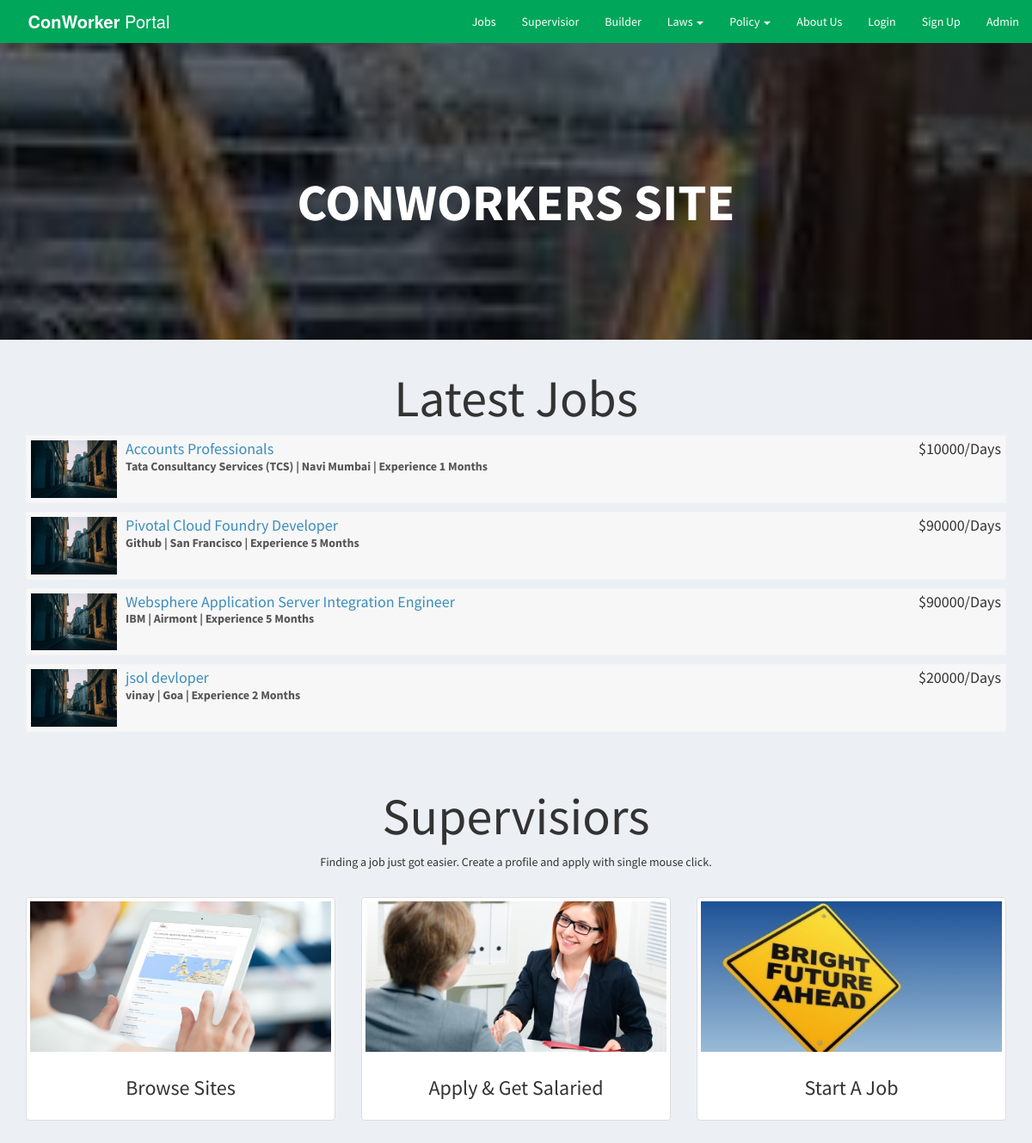
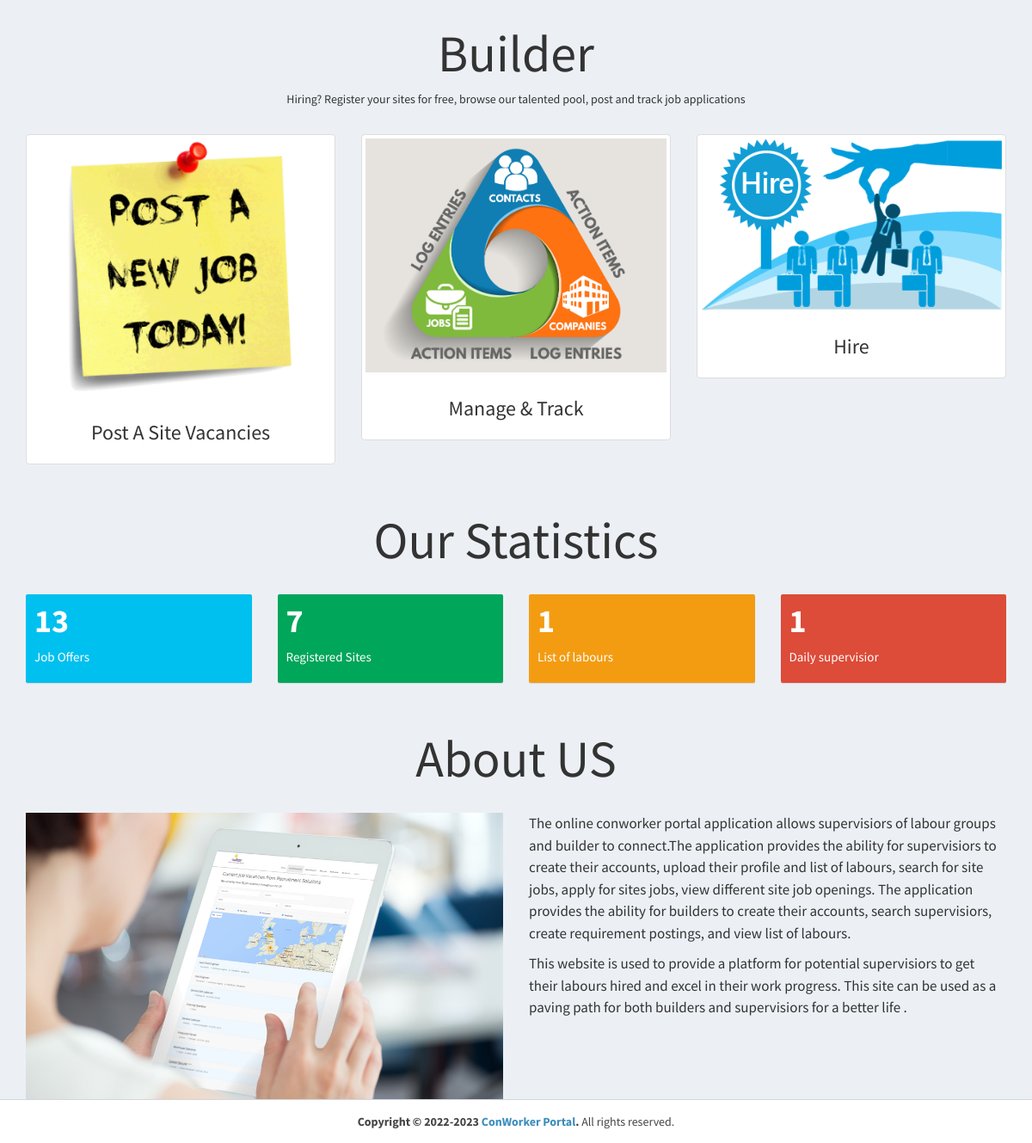
The page / on the database its author committed (2 pictures, top to bottom).
### tables this page shows
CREATE TABLE `builder` (
  `id_company` int(11) NOT NULL,
  `name` varchar(255) NOT NULL,
  `companyname` varchar(255) NOT NULL,
  `country` varchar(255) NOT NULL,
  `state` varchar(255) NOT NULL,
  `city` varchar(255) NOT NULL,
  `contactno` varchar(255) NOT NULL,
  `website` varchar(255) NOT NULL,
  `email` varchar(255) NOT NULL,
  `password` varchar(255) NOT NULL,
  `aboutme` varchar(255) DEFAULT NULL,
  `logo` varchar(255) NOT NULL,
  `createdAt` timestamp NOT NULL DEFAULT CURRENT_TIMESTAMP,
  `active` int(11) NOT NULL DEFAULT '2'
);

CREATE TABLE `job_post` (
  `id_jobpost` int(11) NOT NULL,
  `id_company` int(11) NOT NULL,
  `jobtitle` varchar(255) NOT NULL,
  `description` text NOT NULL,
  `minimumsalary` varchar(255) NOT NULL,
  `maximumsalary` varchar(255) NOT NULL,
  `experience` varchar(255) NOT NULL,
  `qualification` varchar(255) NOT NULL,
  `createdat` timestamp NOT NULL DEFAULT CURRENT_TIMESTAMP
);

### index.php (the view, shortened to what this page needs)
<?php
require_once("db.php");
?>
<!DOCTYPE html>
<html>
<head>
  <link rel="stylesheet" href="https://cdnjs.cloudflare.com/ajax/libs/twitter-bootstrap/3.3.7/css/bootstrap.min.css">
  <link rel="stylesheet" href="https://cdnjs.cloudflare.com/ajax/libs/font-awesome/4.7.0/css/font-awesome.min.css">
  <link rel="stylesheet" href="https://cdnjs.cloudflare.com/ajax/libs/ionicons/2.0.1/css/ionicons.min.css">
  <link rel="stylesheet" href="css/AdminLTE.min.css">
  <link rel="stylesheet" href="css/_all-skins.min.css">
  <link rel="stylesheet" href="css/custom.css">
</head>
<body class="hold-transition skin-green sidebar-mini">
<div class="wrapper">
  <header class="main-header">
    <a href="index.php" class="logo logo-bg">
      <span class="logo-lg"><b>ConWorker</b> Portal</span>
    </a>
    <nav class="navbar navbar-static-top">
      <div class="navbar-custom-menu">
        <ul class="nav navbar-nav">
          <li>
            <a href="jobs.php">Jobs</a>
          </li>
          <li>
            <a href="#candidates">Supervisior</a>
          </li>
          <li>
            <a href="#builder">Builder</a>
          </li>
          <li class="dropdown">
      <a href="#" class="dropdown-toggle" data-toggle="dropdown">Laws <span class="caret"></span></a>
    </li>
    <li class="dropdown">
      <a href="#" class="dropdown-toggle" data-toggle="dropdown">Policy <span class="caret"></span></a>
    </li>
          <li>
            <a href="#about">About Us</a>
          </li>
          <?php if(empty($_SESSION['id_user']) && empty($_SESSION['id_company'])) { ?>
          <li>
            <a href="login.php">Login</a>
          </li>
          <li>
            <a href="sign-up.php">Sign Up</a>
          </li>
          <li>
            <a href="../conworker/admin/index.php">Admin</a>
          </li>
          <?php } ?>
        </ul>
      </div>
    </nav>
  </header>
  <div class="content-wrapper" style="margin-left: 0px;">
    <section class="content-header bg-main">
      <div class="container">
        <div class="row">
          <div class="col-md-12 text-center index-head">
            <h1><strong>CONWORKERS SITE</strong> </h1>
          </div>
        </div>
      </div>
    </section>
    <section class="content-header">
      <div class="container">
        <div class="row">
          <div class="col-md-12 latest-job margin-bottom-20">
            <h1 class="text-center">Latest Jobs</h1>
            <?php
          $sql = "SELECT * FROM job_post Order By Rand() Limit 4";
          $result = mysqli_query($conn,$sql);
          if($result->num_rows > 0) {
            while($row = $result->fetch_assoc())
            {
              $sql1 = "SELECT * FROM builder WHERE id_company='$row[id_company]'";
              $result1 = $conn->query($sql1);
              if($result1->num_rows > 0) {
                while($row1 = $result1->fetch_assoc())
                {
             ?>
            <div class="attachment-block clearfix">
              <img class="attachment-img" src="img/photo1.png" alt="Attachment Image">
              <div class="attachment-pushed">
                <h4 class="attachment-heading"><a href="view-job-post.php?id=<?php echo $row['id_jobpost']; ?>"><?php echo $row['jobtitle']; ?></a> <span class="attachment-heading pull-right">$<?php echo $row['maximumsalary']; ?>/Days</span></h4>
                <div class="attachment-text">
                    <div><strong><?php echo $row1['companyname']; ?> | <?php echo $row1['city']; ?> | Experience <?php echo $row['experience']; ?> Months
                  </strong></div>
                </div>
              </div>
            </div>
          <?php
              }
            }
            }
          }
          ?>
          </div>
        </div>
      </div>
    </section>
    <section id="candidates" class="content-header">
      <div class="container">
        <div class="row">
          <div class="col-md-12 text-center latest-job margin-bottom-20">
            <h1>Supervisiors</h1>
            <p>Finding a job just got easier. Create a profile and apply with single mouse click.</p>
          </div>
        </div>
        <div class="row">
          <div class="col-sm-4 col-md-4">
            <div class="thumbnail candidate-img">
              <img src="img/browse.jpg" alt="Browse Jobs">
              <div class="caption">
                <h3 class="text-center">Browse Sites</h3>
              </div>
            </div>
          </div>
          <div class="col-sm-4 col-md-4">
            <div class="thumbnail candidate-img">
              <img src="img/interviewed.jpeg" alt="Apply & Get Interviewed">
              <div class="caption">
                <h3 class="text-center">Apply & Get Salaried</h3>
              </div>
            </div>
          </div>
          <div class="col-sm-4 col-md-4">
            <div class="thumbnail candidate-img">
              <img src="img/career.jpg" alt="Start A Career">
              <div class="caption">
                <h3 class="text-center">Start A Job</h3>
              </div>
            </div>
          </div>
        </div>
      </div>
    </section>
    <section id="builder" class="content-header">
      <div class="container">
        <div class="row">
          <div class="col-md-12 text-center latest-job margin-bottom-20">
            <h1>Builder</h1>
            <p>Hiring? Register your sites for free, browse our talented pool, post and track job applications</p>
          </div>
        </div>
        <div class="row">
          <div class="col-sm-4 col-md-4">
            <div class="thumbnail builder-img">
              <img src="img/postjob.png" alt="Browse Jobs">
              <div class="caption">
                <h3 class="text-center">Post A Site Vacancies</h3>
              </div>
            </div>
          </div>
          <div class="col-sm-4 col-md-4">
            <div class="thumbnail builder-img">
              <img src="img/manage.jpg" alt="Apply & Get Interviewed">
              <div class="caption">
                <h3 class="text-center">Manage & Track</h3>
              </div>
            </div>
          </div>
          <div class="col-sm-4 col-md-4">
            <div class="thumbnail builder-img">
              <img src="img/hire.png" alt="Start A Career">
              <div class="caption">
                <h3 class="text-center">Hire</h3>
              </div>
            </div>
          </div>
        </div>
      </div>
    </section>
    <section id="statistics" class="content-header">
      <div class="container">
        <div class="row">
          <div class="col-md-12 text-center latest-job margin-bottom-20">
            <h1>Our Statistics</h1>
          </div>
        </div>
        <div class="row">
        <div class="col-lg-3 col-xs-6">
          <div class="small-box bg-aqua">
            <div class="inner">
               <?php
                      $sql = "SELECT * FROM job_post";
                      $result = $conn->query($sql);
                      if($result->num_rows > 0) {
                        $totalno = $result->num_rows;
                      } else {
                        $totalno = 0;
                      }
                    ?>
              <h3><?php echo $totalno; ?></h3>
              <p>Job Offers</p>
            </div>
          </div>
        </div>
        <div class="col-lg-3 col-xs-6">
          <div class="small-box bg-green">
            <div class="inner">
               <?php
                      $sql = "SELECT * FROM builder WHERE active='1'";
                      $result = $conn->query($sql);
                      if($result->num_rows > 0) {
                        $totalno = $result->num_rows;
                      } else {
                        $totalno = 0;
                      }
                    ?>
              <h3><?php echo $totalno; ?></h3>
              <p>Registered Sites</p>
            </div>
          </div>
        </div>
        <div class="col-lg-3 col-xs-6">
          <div class="small-box bg-yellow">
            <div class="inner">
              <?php
                      $sql = "SELECT * FROM supervisior WHERE resume!=''";
                      $result = $conn->query($sql);
                      if($result->num_rows > 0) {
                        $totalno = $result->num_rows;
                      } else {
                        $totalno = 0;
                      }
                    ?>
              <h3><?php echo $totalno; ?></h3>
              <p>List of labours</p>
            </div>
          </div>
        </div>
        <div class="col-lg-3 col-xs-6">
          <div class="small-box bg-red">
            <div class="inner">
               <?php
                      $sql = "SELECT * FROM supervisior WHERE active='1'";
                      $result = $conn->query($sql);
                      if($result->num_rows > 0) {
                        $totalno = $result->num_rows;
                      } else {
                        $totalno = 0;
                      }
                    ?>
              <h3><?php echo $totalno; ?></h3>
              <p>Daily supervisior</p>
            </div>
          </div>
        </div>
      </div>
      </div>
    </section>
    <section id="about" class="content-header">
      <div class="container">
        <div class="row">
          <div class="col-md-12 text-center latest-job margin-bottom-20">
            <h1>About US</h1>
          </div>
        </div>
        <div class="row">
          <div class="col-md-6">
            <img src="img/browse.jpg" class="img-responsive">
          </div>
          <div class="col-md-6 about-text margin-bottom-20">
            <p>The online conworker portal application allows supervisiors of labour groups and builder to connect.The application provides the ability for supervisiors to create their accounts, upload their profile and list of labours, search for site jobs, apply for sites jobs, view different site job openings. The application provides the ability for builders to create their accounts, search supervisiors, create requirement postings, and view list of labours.
            </p>
            <p>
              This website is used to provide a platform for potential supervisiors to get their labours hired and excel in their work progress.
              This site can be used as a paving path for both builders and supervisiors for a better life .
            </p>
          </div>
        </div>
      </div>
    </section>
  </div>
  <footer class="main-footer" style="margin-left: 0px;">
    <div class="text-center">
      <strong>Copyright &copy; 2022-2023 <a href="jonsnow.netai.net">ConWorker Portal</a>.</strong> All rights
    reserved.
    </div>
  </footer>
</div>
</body>
</html>

### css/custom.css (style rules this page uses)
.bg-main { background: linear-gradient(0deg,rgba(0,0,0,0.5),rgba(0,0,0,0.5)), url(../img/worker.jpg) no-repeat center center fixed !important; -webkit-background-size: cover; -moz-background-size: cover; -o-background-size: cover; background-size: cover !important; }
.index-head { padding: 10%; color: #fff; line-height: 150%; }
.index-head > h1 { font-size: 60px; }
.logo-bg { background-color: #00A65A !important; }
.latest-job { line-height: 150%; }
.latest-job > h1 { font-size: 60px; }
.candidate-img > img { width: 350px; height: 175px; }
.about-text > p { font-size: 17px; line-height: 150%; }
.margin-bottom-20 { margin-bottom: 20px; }

### rows shown on the page
job_post: jobtitle "Accounts Professionals", maximumsalary "10000", experience "1"
builder: companyname "Tata Consultancy Services (TCS)", city "Navi Mumbai"
job_post: jobtitle "Pivotal Cloud Foundry Developer", maximumsalary "90000", experience "5"
builder: companyname "Github", city "San Francisco"
job_post: jobtitle "Websphere Application Server Integration Engineer", maximumsalary "90000", experience "5"
builder: companyname "IBM", city "Airmont"
job_post: jobtitle "jsol devloper", maximumsalary "20000", experience "2"
builder: companyname "vinay", city "Goa"

### other values the page prints
$totalno "13"
$totalno "7"
$totalno "1"
